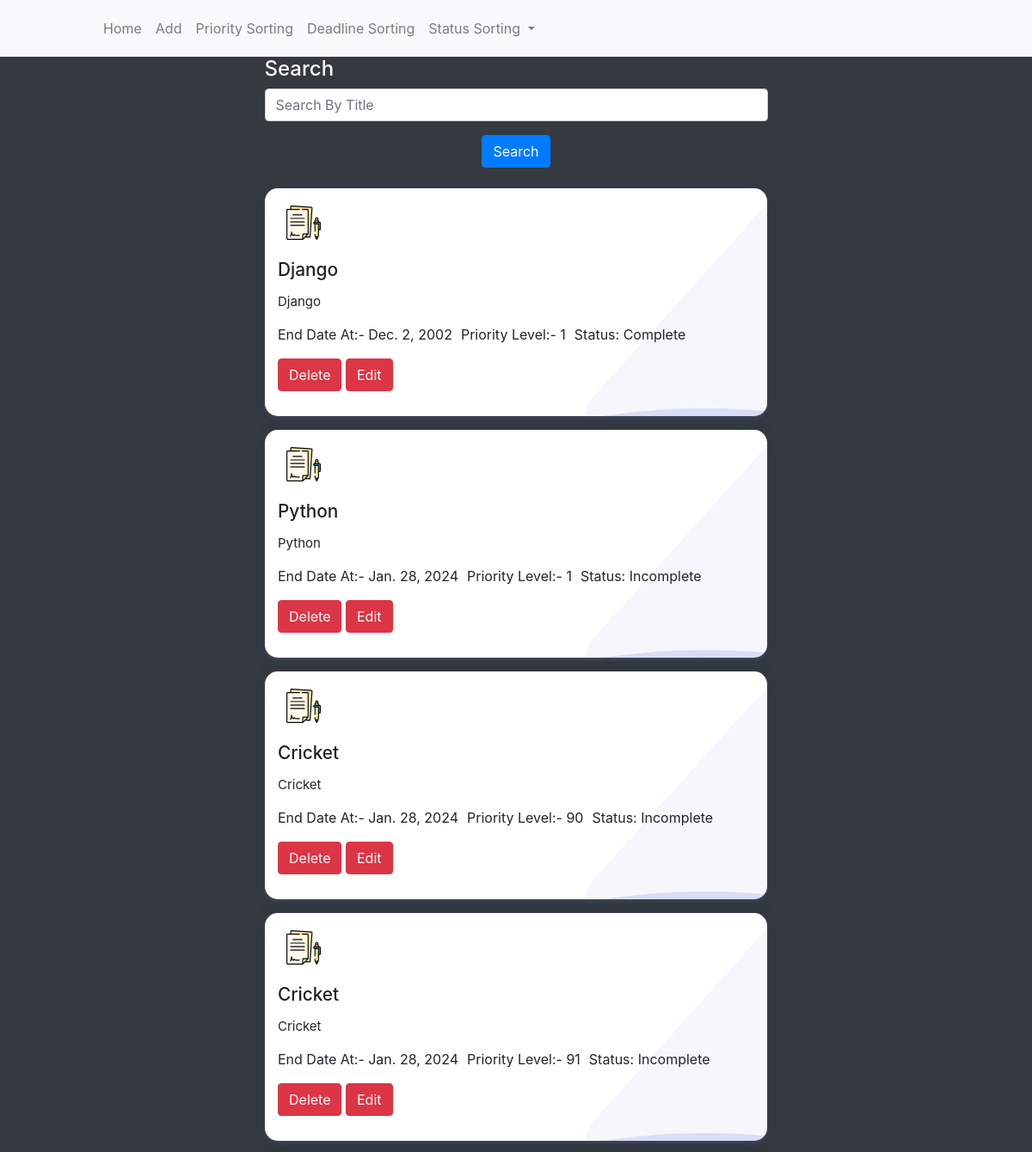
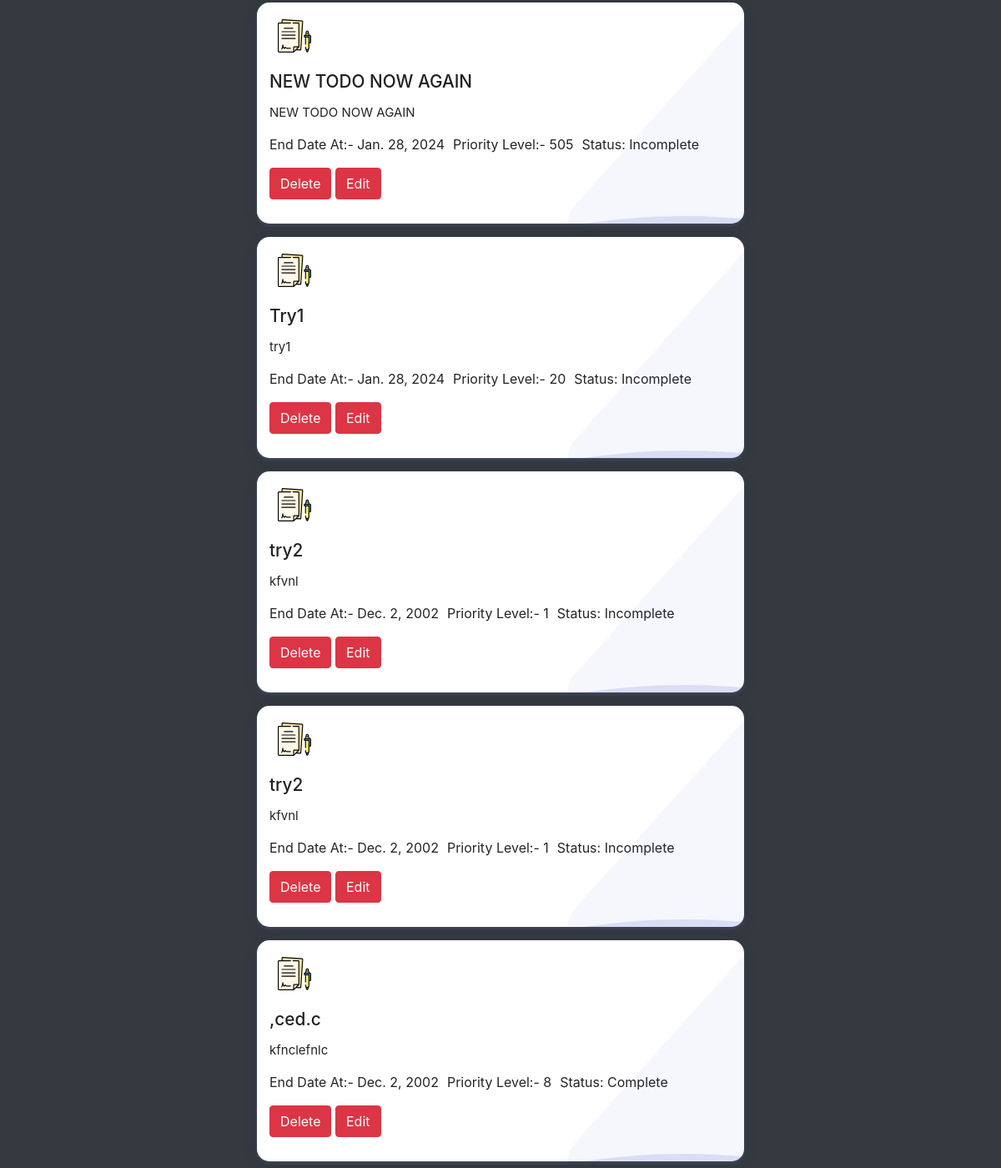
Page /list on the committed database (2 pictures, top to bottom).
### todoapp/models.py (models this page shows)
class Todo(models.Model):
    title = models.CharField(max_length=255)
    description = models.TextField(null= True)
    priority = models.IntegerField()
    endDate=models.DateField()
    status=models.BooleanField(default=0)
    created_at = models.DateTimeField(auto_now_add=True,null=True)

### todoapp/views.py (the view)
# urls.py: path('list',views.list,name='list'),
@ratelimit(key='ip', rate='5/m', block=True)
def list(request):
    mydictionary = {
        "alltodos" : Todo.objects.all()
    }
    return render(request,'list.html',context=mydictionary)

### templates/list.html (shortened to what this page needs)
{% extends 'index.html' %}
{% block content %}
<div class="row">
  <div class="col-md-6" style="margin: 0 auto;">
    <form action="{% url 'searchdata' %}">
      <label for="query" class="h4" style="color: white;">Search</label>
      <input type="search" class="form-control" name="query" id="query" placeholder="Search By Title">
      <button type="submit" class="btn btn-primary" style="display: block;margin: 1rem auto;">Search</button>
    </form>
  </div>
</div>
{% for eachtodo in alltodos %}
<div class="section_our_solution">
  <div class="row">
    <div class="col-lg-12 col-md-12 col-sm-12">
      <div class="our_solution_category">
        <div class="solution_cards_box">
          <div class="solution_card">
            <div class="hover_color_bubble"></div>
            <div class="so_top_icon">
            </div>
            <div class="solu_title">
              <h3>{{eachtodo.title}}</h3>
            </div>
            <div class="solu_description">
              <p>
                {{eachtodo.description}}
              </p>
            </div>
            <div style="display: flex;justify-content: flex-start;">
              <p>
                End Date At:- {{eachtodo.endDate}}
              </p>
              <p style="margin-left: 10px;">
                Priority Level:- {{eachtodo.priority}}
              </p>
              <p style="margin-left: 10px;">
                Status: {% if eachtodo.status == 0 %} Incomplete {% else %} Complete {% endif %}
              </p>
            </div>
            <a href="/delete/{{eachtodo.id}}" class="btn btn-danger">Delete</a>
            <a href="/edit/{{eachtodo.id}}" class="btn btn-danger">Edit</a>
          </div>
        </div>
      </div>
    </div>
  </div>
</div>
{% endfor %}
{% endblock %}

### templates/index.html (shortened to what this page needs)
<!doctype html>
<html lang="en">
<head>
  <link rel="stylesheet" href="https://stackpath.bootstrapcdn.com/bootstrap/4.4.1/css/bootstrap.min.css"
>
</head>
<body >
  <nav class="navbar navbar-expand-lg navbar-light bg-light">
    <a class="navbar-brand" href="{% url 'list' %}">
      <div class="logo-container rounded" style="width: 80px; height: 80px;margin-top: -20px;margin-bottom: -20px; background-image: url('https://lh6.ggpht.com/aiY9J8YK8Lzr7hMC7nZWlZGiBn8TF_PY7NVNy5U1i5g4zG8yEPzEZTJK2WwbWJUogg'); background-size: cover;"></div>
    </a>
    <div class="collapse navbar-collapse" id="navbarSupportedContent">
      <ul class="navbar-nav mr-auto">
        <li class="nav-item">
          <a class="nav-link" href="{% url 'list' %}">Home</a>
        </li>
        <li class="nav-item">
          <a class="nav-link" href="/">Add</a>
        </li>
        <li class="nav-item">
          <a class="nav-link" href="{% url 'sortdata' %}">Priority Sorting</a>
        </li>
        <li class="nav-item">
          <a class="nav-link" href="{% url 'sortdataDate' %}">Deadline Sorting</a>
        </li>
        <li class="nav-item dropdown">
          <a class="nav-link dropdown-toggle" href="#" id="navbarDropdownMenuLink" data-toggle="dropdown" aria-haspopup="true" aria-expanded="false">
            Status Sorting
          </a>
        </li>
    </div>
  </nav>
  {% block content %}{% endblock %}
</body>
</html>

### templates/index.html (style rules this page uses)
body { background-color: #343a40; }
.section_our_solution .row { align-items: center; }
.our_solution_category { display: flex; flex-direction: row; flex-wrap: wrap; }
.our_solution_category .solution_cards_box { display: flex; flex-direction: column; justify-content: center; }
.solution_cards_box .solution_card { flex: 0 50%; background: #fff; box-shadow: 0 2px 4px 0 rgba(136, 144, 195, 0.2), 0 5px 15px 0 rgba(37, 44, 97, 0.15); border-radius: 15px; margin: 8px; padding: 10px 15px; position: relative; z-index: 1; overflow: hidden; min-height: 265px; transition: 0.7s; }
.solution_cards_box .solution_card:before { content: ""; position: absolute; background: rgb(85 108 214 / 5%); width: 170px; height: 400px; z-index: -1; transform: rotate(42deg); right: -56px; top: -23px; border-radius: 35px; }
.solution_card .solu_title h3 { color: #212121; font-size: 1.3rem; margin-top: 13px; margin-bottom: 13px; }
.solution_card .solu_description p { font-size: 15px; margin-bottom: 15px; }
.hover_color_bubble { position: absolute; background: rgb(54 81 207 / 15%); width: 100rem; height: 100rem; left: 0; right: 0; z-index: -1; top: 16rem; border-radius: 50%; transform: rotate(-36deg); left: -18rem; transition: 0.7s; }
.solution_cards_box .solution_card .so_top_icon { width: 60px; height: 60px; border-radius: 50%; background: #fff; overflow: hidden; display: flex; align-items: center; justify-content: center; }
@media screen and (min-width: 320px) { .our_solution_category { width: 100%; margin: 0 auto; } }
@media screen and (min-width: 320px) { .our_solution_category .solution_cards_box { flex: auto; } }
@media only screen and (min-width: 768px) { .our_solution_category .solution_cards_box { flex: 1; } }
@media only screen and (min-width: 1024px) { .our_solution_category { width: 50%; margin: 0 auto; } }

### rows in the picture
Todo: title "Django", description "Django", endDate "Dec. 2, 2002", priority "1", status "Complete"
Todo: title "Python", description "Python", endDate "Jan. 28, 2024", priority "1", status "Incomplete"
Todo: title "Cricket", description "Cricket", endDate "Jan. 28, 2024", priority "90", status "Incomplete"
Todo: title "Cricket", description "Cricket", endDate "Jan. 28, 2024", priority "91", status "Incomplete"
Todo: title "NEW TODO NOW AGAIN", description "NEW TODO NOW AGAIN", endDate "Jan. 28, 2024", priority "505", status "Incomplete"
Todo: title "Try1", description "try1", endDate "Jan. 28, 2024", priority "20", status "Incomplete"
Todo: title "try2", description "kfvnl", endDate "Dec. 2, 2002", priority "1", status "Incomplete"
Todo: title "try2", description "kfvnl", endDate "Dec. 2, 2002", priority "1", status "Incomplete"
Todo: title ",ced.c", description "kfnclefnlc", endDate "Dec. 2, 2002", priority "8", status "Complete"
